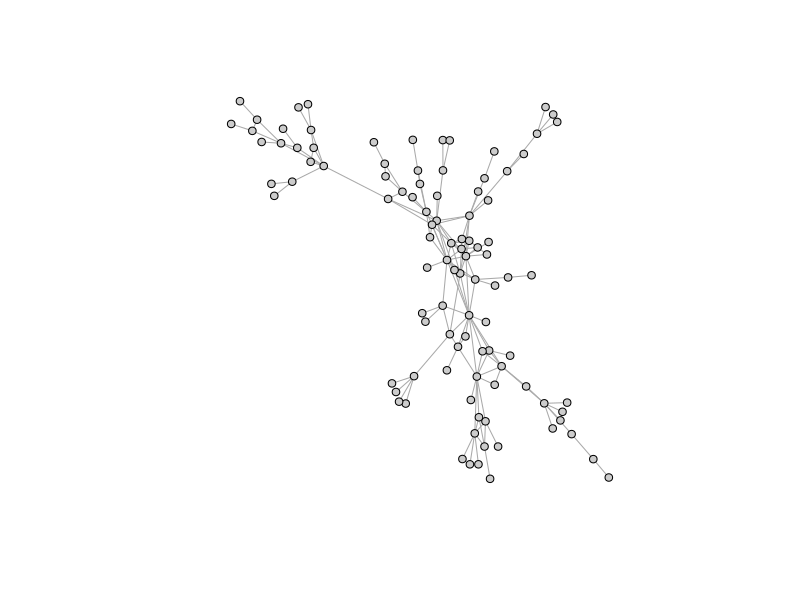

R code for this plot:
library(igraph)
g <- forest.fire.game(100,directed=FALSE,fw.prob=.2)
plot(g, vertex.size=4,vertex.label=NA, vertex.color="grey80",layout=layout.fruchterman.reingold)
